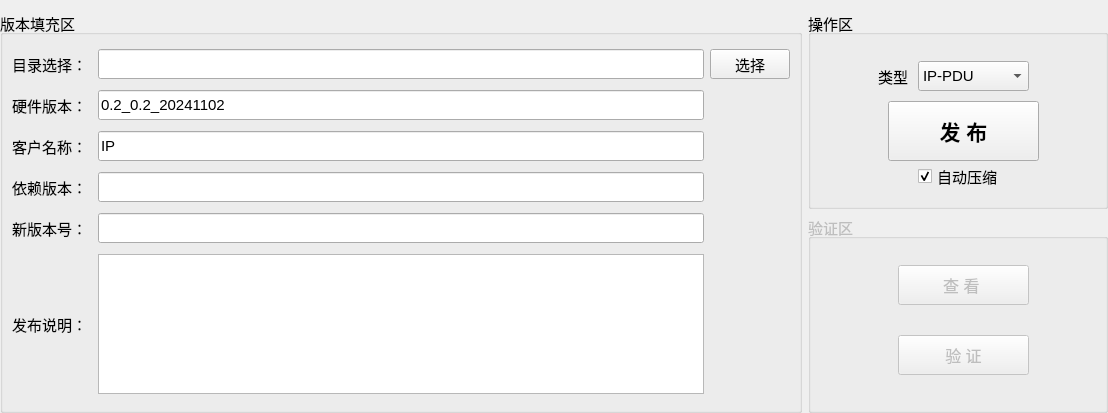
<?xml version="1.0" encoding="UTF-8"?>
<ui version="4.0">
 <class>Home_WorkWid</class>
 <widget class="QWidget" name="Home_WorkWid">
  <property name="geometry">
   <rect>
    <x>0</x>
    <y>0</y>
    <width>1108</width>
    <height>413</height>
   </rect>
  </property>
  <property name="font">
   <font>
    <pointsize>11</pointsize>
   </font>
  </property>
  <property name="windowTitle">
   <string>Form</string>
  </property>
  <layout class="QGridLayout" name="gridLayout">
   <property name="leftMargin">
    <number>0</number>
   </property>
   <property name="rightMargin">
    <number>0</number>
   </property>
   <property name="bottomMargin">
    <number>0</number>
   </property>
   <item row="0" column="0" rowspan="2">
    <widget class="QGroupBox" name="groupBox">
     <property name="title">
      <string>版本填充区</string>
     </property>
     <layout class="QGridLayout" name="gridLayout_2">
      <item row="0" column="0">
       <widget class="QLabel" name="label">
        <property name="minimumSize">
         <size>
          <width>80</width>
          <height>25</height>
         </size>
        </property>
        <property name="maximumSize">
         <size>
          <width>80</width>
          <height>30</height>
         </size>
        </property>
        <property name="text">
         <string>目录选择：</string>
        </property>
       </widget>
      </item>
      <item row="0" column="1">
       <widget class="QLineEdit" name="pathEdit">
        <property name="minimumSize">
         <size>
          <width>0</width>
          <height>25</height>
         </size>
        </property>
        <property name="maximumSize">
         <size>
          <width>16777215</width>
          <height>30</height>
         </size>
        </property>
        <property name="font">
         <font>
          <pointsize>10</pointsize>
         </font>
        </property>
       </widget>
      </item>
      <item row="0" column="2">
       <widget class="QPushButton" name="selectBtn">
        <property name="minimumSize">
         <size>
          <width>0</width>
          <height>25</height>
         </size>
        </property>
        <property name="maximumSize">
         <size>
          <width>16777215</width>
          <height>30</height>
         </size>
        </property>
        <property name="text">
         <string>选择</string>
        </property>
       </widget>
      </item>
      <item row="1" column="0">
       <widget class="QLabel" name="label_7">
        <property name="minimumSize">
         <size>
          <width>80</width>
          <height>25</height>
         </size>
        </property>
        <property name="maximumSize">
         <size>
          <width>80</width>
          <height>30</height>
         </size>
        </property>
        <property name="text">
         <string>硬件版本：</string>
        </property>
       </widget>
      </item>
      <item row="1" column="1">
       <widget class="QLineEdit" name="hwEdit">
        <property name="minimumSize">
         <size>
          <width>0</width>
          <height>25</height>
         </size>
        </property>
        <property name="maximumSize">
         <size>
          <width>16777215</width>
          <height>30</height>
         </size>
        </property>
        <property name="text">
         <string>0.2_0.2_20241102</string>
        </property>
       </widget>
      </item>
      <item row="2" column="0">
       <widget class="QLabel" name="label_2">
        <property name="minimumSize">
         <size>
          <width>80</width>
          <height>25</height>
         </size>
        </property>
        <property name="maximumSize">
         <size>
          <width>80</width>
          <height>30</height>
         </size>
        </property>
        <property name="text">
         <string>客户名称：</string>
        </property>
       </widget>
      </item>
      <item row="2" column="1">
       <widget class="QLineEdit" name="usrEdit">
        <property name="minimumSize">
         <size>
          <width>0</width>
          <height>25</height>
         </size>
        </property>
        <property name="maximumSize">
         <size>
          <width>16777215</width>
          <height>30</height>
         </size>
        </property>
        <property name="text">
         <string>IP</string>
        </property>
       </widget>
      </item>
      <item row="3" column="0">
       <widget class="QLabel" name="label_5">
        <property name="minimumSize">
         <size>
          <width>80</width>
          <height>25</height>
         </size>
        </property>
        <property name="maximumSize">
         <size>
          <width>80</width>
          <height>30</height>
         </size>
        </property>
        <property name="text">
         <string>依赖版本：</string>
        </property>
       </widget>
      </item>
      <item row="3" column="1">
       <widget class="QLineEdit" name="oldVerEdit">
        <property name="minimumSize">
         <size>
          <width>0</width>
          <height>25</height>
         </size>
        </property>
        <property name="maximumSize">
         <size>
          <width>16777215</width>
          <height>30</height>
         </size>
        </property>
       </widget>
      </item>
      <item row="4" column="0">
       <widget class="QLabel" name="label_3">
        <property name="minimumSize">
         <size>
          <width>80</width>
          <height>25</height>
         </size>
        </property>
        <property name="maximumSize">
         <size>
          <width>80</width>
          <height>30</height>
         </size>
        </property>
        <property name="text">
         <string>新版本号：</string>
        </property>
       </widget>
      </item>
      <item row="4" column="1">
       <widget class="QLineEdit" name="versionEdit">
        <property name="minimumSize">
         <size>
          <width>0</width>
          <height>25</height>
         </size>
        </property>
        <property name="maximumSize">
         <size>
          <width>16777215</width>
          <height>30</height>
         </size>
        </property>
       </widget>
      </item>
      <item row="5" column="0">
       <widget class="QLabel" name="label_4">
        <property name="minimumSize">
         <size>
          <width>80</width>
          <height>25</height>
         </size>
        </property>
        <property name="maximumSize">
         <size>
          <width>80</width>
          <height>30</height>
         </size>
        </property>
        <property name="text">
         <string>发布说明：</string>
        </property>
       </widget>
      </item>
      <item row="5" column="1">
       <widget class="QPlainTextEdit" name="textEdit">
        <property name="maximumSize">
         <size>
          <width>16777215</width>
          <height>140</height>
         </size>
        </property>
       </widget>
      </item>
     </layout>
    </widget>
   </item>
   <item row="0" column="1">
    <widget class="QGroupBox" name="groupBox_2">
     <property name="enabled">
      <bool>true</bool>
     </property>
     <property name="minimumSize">
      <size>
       <width>300</width>
       <height>0</height>
      </size>
     </property>
     <property name="maximumSize">
      <size>
       <width>300</width>
       <height>16777215</height>
      </size>
     </property>
     <property name="title">
      <string>操作区</string>
     </property>
     <widget class="QPushButton" name="startBtn">
      <property name="geometry">
       <rect>
        <x>80</x>
        <y>90</y>
        <width>151</width>
        <height>60</height>
       </rect>
      </property>
      <property name="minimumSize">
       <size>
        <width>120</width>
        <height>0</height>
       </size>
      </property>
      <property name="maximumSize">
       <size>
        <width>200</width>
        <height>60</height>
       </size>
      </property>
      <property name="font">
       <font>
        <pointsize>16</pointsize>
        <bold>true</bold>
       </font>
      </property>
      <property name="text">
       <string>发 布</string>
      </property>
     </widget>
     <widget class="QCheckBox" name="checkBox">
      <property name="geometry">
       <rect>
        <x>110</x>
        <y>150</y>
        <width>91</width>
        <height>30</height>
       </rect>
      </property>
      <property name="text">
       <string>自动压缩</string>
      </property>
      <property name="checked">
       <bool>true</bool>
      </property>
     </widget>
     <widget class="QLabel" name="label_6">
      <property name="geometry">
       <rect>
        <x>70</x>
        <y>50</y>
        <width>41</width>
        <height>30</height>
       </rect>
      </property>
      <property name="text">
       <string>类型</string>
      </property>
     </widget>
     <widget class="QComboBox" name="devBox">
      <property name="enabled">
       <bool>true</bool>
      </property>
      <property name="geometry">
       <rect>
        <x>110</x>
        <y>50</y>
        <width>111</width>
        <height>30</height>
       </rect>
      </property>
      <item>
       <property name="text">
        <string>IP-PDU</string>
       </property>
      </item>
     </widget>
    </widget>
   </item>
   <item row="1" column="1">
    <widget class="QGroupBox" name="groupBox_3">
     <property name="enabled">
      <bool>false</bool>
     </property>
     <property name="minimumSize">
      <size>
       <width>300</width>
       <height>0</height>
      </size>
     </property>
     <property name="maximumSize">
      <size>
       <width>300</width>
       <height>16777215</height>
      </size>
     </property>
     <property name="title">
      <string>验证区</string>
     </property>
     <widget class="QPushButton" name="checkBtn">
      <property name="geometry">
       <rect>
        <x>90</x>
        <y>120</y>
        <width>131</width>
        <height>40</height>
       </rect>
      </property>
      <property name="font">
       <font>
        <pointsize>12</pointsize>
       </font>
      </property>
      <property name="text">
       <string>验 证</string>
      </property>
     </widget>
     <widget class="QPushButton" name="seeBtn">
      <property name="geometry">
       <rect>
        <x>90</x>
        <y>50</y>
        <width>131</width>
        <height>40</height>
       </rect>
      </property>
      <property name="font">
       <font>
        <pointsize>12</pointsize>
       </font>
      </property>
      <property name="text">
       <string>查 看 </string>
      </property>
     </widget>
    </widget>
   </item>
  </layout>
 </widget>
 <resources/>
 <connections/>
</ui>
